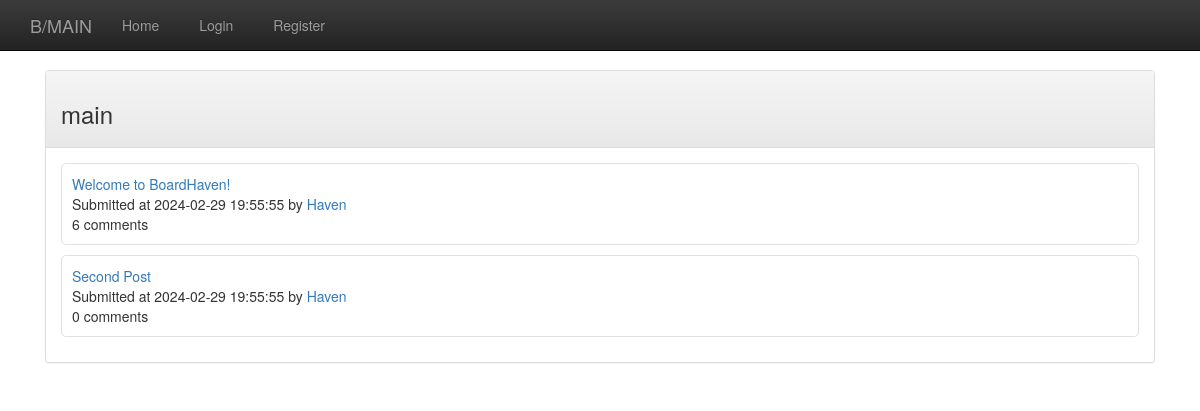
The app's page /index.php?pageID=b/main with its own data.
### tables this page shows
CREATE TABLE IF NOT EXISTS `board` (
  `Id` int(11) unsigned NOT NULL AUTO_INCREMENT,
  `Name` varchar(45) NOT NULL,
  `Founder` int(10) unsigned NOT NULL,
  `TimeCreated` datetime NOT NULL DEFAULT current_timestamp(),
  `Rules` text DEFAULT NULL,
  PRIMARY KEY (`Id`),
  UNIQUE KEY `unique_name` (`Name`),
  KEY `board_user_FK` (`Founder`),
  CONSTRAINT `board_user_FK` FOREIGN KEY (`Founder`) REFERENCES `user` (`Id`)
);

### models/panelContent/anonymous/AnonBoard.php (called while the page is built, shortened)
<?php
class AnonBoard extends PanelModel
{
    function __construct($user, $db, $postArray, $pageTitle, $pageHead, $pageID)
    {
        parent::__construct($user, $db, $postArray, $pageTitle, $pageHead, $pageID);
    }
    public function setPanelHead_1()
    {
        $board_name = explode('/', $this->pageID)[1];
        $bt = new BoardTable($this->db);
        $board_id = $bt->get_id_by_name($board_name);
        $board = $bt->get_by_id($board_id);
        $this->panelHead_1 = htmlGen\board\header($board,$this->user);
    }
    public function setPanelContent_1()
    {
        $board_name = explode('/', $this->pageID)[1];
        $bt = new BoardTable($this->db);
        $pt = new PostTable($this->db);
        $board_id = $bt->get_id_by_name($board_name);
        $posts = $pt->get_by_board($board_id);
        if ($posts) $this->panelContent_1 = htmlGen\board\post_list($posts,$this->user);
    }
}

### classlib/baseClasses/PanelModel.php (called while the page is built, shortened)
<?php
abstract class PanelModel implements PanelModelInterface {
    function __construct($user,$db,$postArray,$pageTitle,$pageHead,$pageID) {
        $this->setPanelHead_1();
        $this->setPanelContent_1();
    }
}

### classlib/baseClasses/Controller.php (called while the page is built, shortened)
<?php
abstract class Controller implements ControllerInterface{
    public function run() {
        $this->updateView();
    }
}

### classlib/system/Board.php (called while the page is built, shortened)
<?php
class Board {
    private $name;
    public function name() { return $this->name; }
    public function __construct($row) {
        $this->name = $row['name'];
    }
}

### classlib/baseClasses/TableEntity.php (called while the page is built, shortened)
<?php
class TableEntity {
    function __construct ($databaseConnection,$tableName){
        $this->db=$databaseConnection;
    }
}

### classlib/entities/BoardTable.php (called while the page is built, shortened)
<?php
class BoardTable extends TableEntity {
    public function get_by_id($board_id) {
        $this->SQL = "
            SELECT
                b.Id as 'id',
                b.Name as 'name',
                u.Id as 'founder_id',
                u.Username as 'founder_name',
                b.TimeCreated as 'time_created',
                b.Rules as 'rules'
            FROM
                board b
                INNER JOIN
                user u ON b.Founder = u.Id
            WHERE b.Id = $board_id
        ";
        try { $rs = $this->db->query($this->SQL); }
        catch (mysqli_sql_exception $e) {
            $this->MySQLiErrorNr=$e->getCode();
            $this->MySQLiErrorMsg=$e->getMessage();
            return false;
        }
        if ($rs) {
            return new Board($rs->fetch_assoc());
        }
        else return false;
    }
    public function get_id_by_name($board_name) {
        $this->SQL = "
            SELECT b.Id
            FROM board b
            WHERE b.Name='$board_name'
        ";
        try { $rs = $this->db->query($this->SQL); }
        catch (mysqli_sql_exception $e) {
            $this->MySQLiErrorNr=$e->getCode();
            $this->MySQLiErrorMsg=$e->getMessage();
            return false;
        }
        if ($row = $rs->fetch_assoc()) {
            return $row['Id'];
        }
        else return false;
    }
}

### classlib/system/Post.php (called while the page is built, shortened)
<?php
class Post {
    private $id;
    public function id() { return $this->id; }
    private $author_name;
    public function author_name() { return $this->author_name; }
    public function __construct($row) {
        $this->id = $row['id'];
        $this->author_name = $row['author_name'];
    }
}

### classlib/entities/PostTable.php (called while the page is built, shortened)
<?php
class PostTable extends TableEntity {
    public function get_by_board($board_id) {
        $this->SQL = "
            SELECT
                p.Id as 'id',
                b.Id as 'board_id',
                b.Name as 'board_name',
                u.Id as 'author_id',
                u.Username as 'author_name',
                p.TimeCreated as 'time_created',
                p.Title as 'title',
                p.Content as 'content',
                p.Pinned as 'pinned',
                c.CommentCount AS 'comment_count'
            FROM
                visible_post p
                INNER JOIN
                user u ON p.Author = u.Id
                INNER JOIN
                board b ON p.Board = b.Id
                LEFT JOIN (
                    SELECT `Post`, COUNT(Id) AS `CommentCount`
                    FROM submission
                    WHERE `Type` = 1
                    GROUP BY post
                ) c ON p.Id = c.Post
            WHERE b.Id = $board_id
            ORDER BY p.TimeCreated DESC
        ";
        try { $rs = $this->db->query($this->SQL); }
        catch (mysqli_sql_exception $e) {
            $this->MySQLiErrorNr=$e->getCode();
            $this->MySQLiErrorMsg=$e->getMessage();
            echo $this->MySQLiErrorNr;
            echo $this->MySQLiErrorMsg;
            return false;
        }
        if ($rs) {
            $posts = [];
            while($row = $rs->fetch_assoc()) {
                $posts[] = new Post($row);
            }
            return $posts;
        }
        else return false;
    }
}

### classlib/helperClasses/htmlGenPost.php (the view, shortened to what this page needs)
<?php
function card($post) {
    $o = '<div class="post-card">';
    $o.= '<p><a href='.$_SERVER['PHP_SELF'].'?pageID='.$_GET['pageID'].'/'.$post->id().'>';
    $o.= $post->title();
    $o.= '</a></p>';
    $o.= '<p>';
    $o.= 'Submitted at '.$post->time_created().' by ';
    $o.= '<a href="index.php?pageID=user/'.$post->author_name().'">';
    $o .= $post->author_name();
    $o .= '</a>';
    $o.= '</p>';
    $o.= '<p>';
    $o.= ' '.$post->comment_count().' comments';
    $o.= '</p>';
    $o.= '</div>';
    $o .= '';
    return $o;
}

### classlib/helperClasses/htmlGenBoard.php (shortened to what this page needs)
<?php
function header($board, $requesting_user) {
    $o = '<div class="board-header">';
    $o.= '<h3>'.$board->name().'</h3>';
    $o.= '';
    $o.= '</div>';
    return $o;
}
function post_list($posts, $requesting_user) {
    $o = '<ul class="post-list">';
    foreach ($posts as $p) {
        $o.= '<li class="post-card-container">';
        $o.= \htmlGen\post\card($p);
        $o.= '</li>';
    }
    $o.= '</ul>';
    $o.= '';
    return $o;
}

### CSS/Post.css (style rules this page uses)
.post-list { list-style-type: none; margin: 0; padding: 0; }
.post-card-container { border: 1px solid #e1e1e1; border-radius: 5px; margin: 0 0 10px 0; padding: 10px; }
.post-card p { padding: 0; margin: 0; }

### views/view_navbar_1_panel.php (style rules this page uses)
body { padding-top: 70px; }

### records on screen
board: Name "main", value "Welcome to BoardHaven! Submitted at 2024-02-29 19:55:55 by Haven 6 comments", value "Second Post Submitted at 2024-02-29 19:55:55 by Haven 0 comments"

### other values on screen
$pageHeading "B/MAIN"
